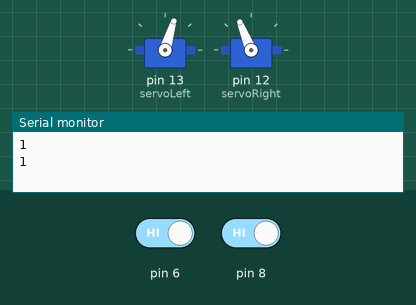
Recording of a sketch running on a simulated Arduino Uno, built with avr-gcc and run on an emulated ATmega328P. Shown: 2 × servo, the last lines printed to the serial monitor. The test bench sets the inputs (shaded band); at power-on: pin 6 HIGH, pin 8 HIGH.

Above: at 1.2 s.
1.3 s: pin 6 driven LOW
At 2.2 s:
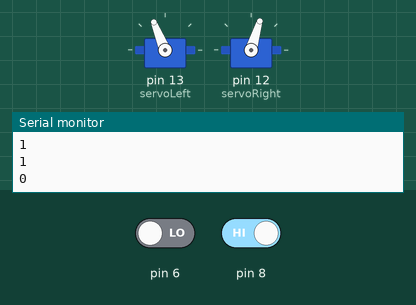
4.8 s: pin 8 driven LOW
Timing chart, 0 to 7.8 s (numbered marks = the images above; inputs shaded):
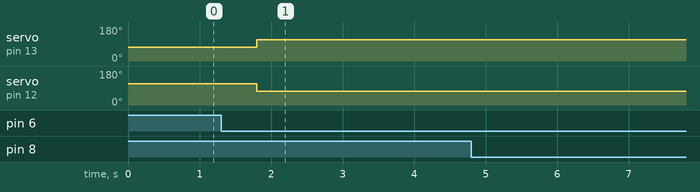

The sketch:

Whisker_Bot2.ino
```cpp
 #include <Servo.h>
 Servo servoRight;
 Servo servoLeft;
void setup() {
  // put your setup code here, to run once:
 servoLeft.attach(13);
 servoRight.attach(12);
pinMode(6, INPUT);
pinMode(8, INPUT);
Serial.begin(9600);
}
void backward(){
  servoLeft.writeMicroseconds(1700);
  servoRight.writeMicroseconds(1300);
  delay(500);
}

void forward(){
  servoLeft.writeMicroseconds(1300);
  servoRight.writeMicroseconds(1700);
  delay(900);
}

void right(){
  servoLeft.writeMicroseconds(1500);
  servoRight.writeMicroseconds(1700);
}

void left(){
  servoLeft.writeMicroseconds(1500);

  servoRight.writeMicroseconds(1700);
}
void loop(){
  // put your main code here, to run repeatedly:
Serial.println(digitalRead(6));
//Serial.println(digitalRead(8));
if ((digitalRead(6)==0 ) &&(digitalRead(8)==0 )){
backward();
left();
}
if (digitalRead(6)==0){
  backward();
  right();
}
else if(digitalRead(8)==0){
  backward();
  left();

}
else{
  forward();
}

}
```

Measured:
- after the input at 1.3 s, servo on pin 13 (servoLeft): 73° → 112° after 0.50 s; servo on pin 12 (servoRight): 112° → 73° after 0.50 s
